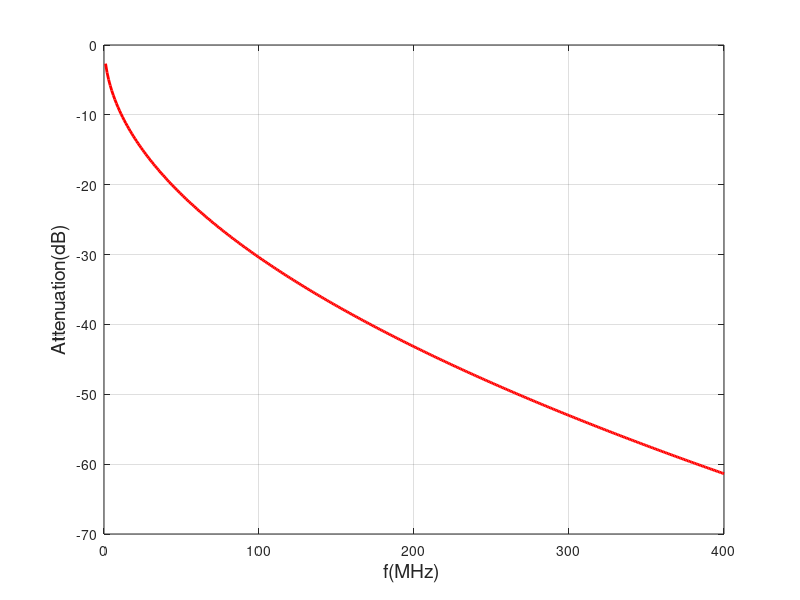

This figure's MATLAB source: (Note: this script raises an error after producing the figure.)
clear;clc
%% Channel Model
Fs=800e6;  
Num=4096;
f=[1:1:400]*1e6;
l=0.15; %% unit is km
%l=0.150;
R0c=176.6*l;
Ac=0.0500079494;
L0=1090.8e-6*l;
L_inf=504.5e-6*l;
B=0.705;
Fm=32570;
C_inf=48.55e-9*l;
G0=1.47653e-9*l;
Ge=0.91;
R_f=1./(1./(R0c^4+Ac*f.^2).^0.25);
L_f=(L0+L_inf*(f/Fm).^B)./(1+(f/Fm).^B);
C_f=C_inf;
G_f=G0*f.^Ge;
Gama=((R_f+i*2*pi*f.*L_f).*(G_f+i*2*pi*f.*C_f)).^0.5;
Z0=((R_f+i*2*pi*f.*L_f)./(G_f+i*2*pi*f.*C_f)).^0.5;
Zl=Z0;                                              %% perfect load impedance matching
Z1=(Zl+Z0.*tanh(Gama*l))./(1+Zl./Z0.*tanh(Gama*l));  %% input impedance of channel with Zl load
Zs=Z1;                                              %% perfect source impedance matching
H_f=(Z1+Zs)./Z1.*Z0.*sech(Gama*l)./((Zs.*(Z0./Zl+tanh(Gama*l)))+(Z0.*(1+Z0./Zl.*tanh(Gama*l))));   %% transfer function of channel
H_f_amp=20*log10(abs(H_f));
%figure(1);
[b,a] = invfreqz(abs(H_f),2*pi*f./Fs,20,20);    %% transfer H_f to H_Z
%[b,a] = invfreqz(H_f,2*pi*f./Fs,30,30,[],300000);
[h,w] = freqz(b,a,Num,Fs);
%[h2,t] = impz(b,a);
% p_sq=sum(h2.^2)
% p_sq2=sum(b.^2)/sum(a.^2)
 figure(1);
 plot(f/1e6,H_f_amp,'r-','LineWidth',2);
 hold on; 
 %plot(w/1e6,20*log10(abs(h)),'k*','LineWidth',2);
 grid on;
 xlabel('f(MHz) ','fontsize',14);
 ylabel('Attenuation(dB)','fontsize',14);
% figure(2);
% plot(t,h2,'rd','LineWidth',2);
% break;
%% Bandwidth partition
b0=15;
bs=1;
Band_total=400;  %% MHz
Fs2=Band_total*2;      %% MHz, for FREQZ transform 
PARr=10^(15.2/10);  %% Receiver peak to average ratio
Epsilon_x=10^(-60/10);     %% transimited signal energy
Sigma_r=10^(-130/10);  %% total receiver noise
Gap=10^(7.2/10);  %% SNR Gap

ai=0.0;  %$ excess bandwidth 
gi=0.2;    %% guard band

Nc=32;           %% Number of DMT sub carrier
Nband=2;         %% Number of partitioned channel 

fs_init=[50;50;50];
p_sq2=sum(b.^2)/sum(a.^2)
%p_sq=sum(h2.^2)
[H_freq,f2]= freqz(b,a,Num,Fs2*1e6);


%% Caculation for fs_init

sub_band=2*Num*fs_init/Fs2/Nc;                                                 %% bandwidth of sub carrier in DMT
%offset_2=[ones(1,Nc)*Num/Fs2*fs_init(1)*gi; ones(1,Nc)*(2*Num/Fs2*fs_init(1)*(1+gi)+Num/Fs2*fs_init(2)*gi)];   %% half guard band before the channel and other half guard after the channel. don't consider the excess bandwidth  

offset_3=[ones(1,Nc)*Num/Fs2*fs_init(1)*0.5*gi;  ones(1,Nc)*(2*Num/Fs2*fs_init(1)*(1+gi)+Num/Fs2*fs_init(2)*0.5*gi);  ones(1,Nc)*(2*Num/Fs2*(fs_init(1)+fs_init(2))*(1+gi)+Num/Fs2*fs_init(3)*(0.5*gi))]; %% three bands  
index=round(sub_band*([1:1:Nc]-1)+1+offset_3); 
Pm=H_freq(index) ;                                                        %%  sub channel gain in DMT
p_sq=(sum(abs(Pm').^2))'/Nc;

SNR_MFB=p_sq*Epsilon_x./(Sigma_r+PARr*p_sq*Epsilon_x*2^(-2*b0).*fs_init.^(2*bs));
Gama_DMT=p_sq./((prod(abs(Pm').^2))'.^(1/Nc)) %%  For matrices, prod(X) is a matrix the same size as X containing the cumulative products over each column. 
% ((prod(abs(Pm').^2))'.^(1/Nc))
C_DMT=log2(SNR_MFB./(Gama_DMT*Gap))     
Used_band=sum(fs_init*(1+ai)*(1+gi));
Bitrate=sum(fs_init.*C_DMT)/1e3  %Gbps


%% Optimization 
%Bitrate=sum(fs_init.*(log2((p_sq*Epsilon_x./(Sigma_r+PARr*p_sq*Epsilon_x*2^(-2*b0).*fs_init.^(2*bs)))./((p_sq./((prod(abs((H_freq(round(sub_band*([1:1:Nc]-1)+1+[ones(1,Nc)*Num/Fs2*fs_init(1)*gi; ones(1,Nc)*(2*Num/Fs2*fs_init(1)*(1+gi)+Num/Fs2*fs_init(2)*gi)])))').^2))'.^(1/Nc)))*Gap))))/1e3

 Fun=@(fs_init)1e6/(sum(fs_init.*(log2((p_sq*Epsilon_x./(Sigma_r+PARr*p_sq*Epsilon_x*2^(-2*b0).*fs_init.^(2*bs)))./((p_sq./((prod(abs((H_freq(round(sub_band*([1:1:Nc]-1)+1+offset_3)))').^2))'.^(1/Nc)))*Gap)))))
% 
 A=[(1+ai)*(1+gi) (1+ai)*(1+gi) (1+ai)*(1+gi)];
 Aeq=[];
 Beq=[];
 LB=[1;1]; %% FS_min> 1M
 UB=[];
  %options = optimset('Algorithm','active-set'); 
options = optimset('Algorithm','sqp');
[X Bitrate]= FMINCON(Fun,[50;50;50],A,Band_total,Aeq,Beq,LB,UB,[],options);
X
1e3./Bitrate

% =======================The following generate the bits distribution vs frequency=====================
offset_opm=[ones(1,Nc)*Num/Fs2*X(1)*0.5*gi;  ones(1,Nc)*(2*Num/Fs2*X(1)*(1+gi)+Num/Fs2*X(2)*0.5*gi);  ones(1,Nc)*(2*Num/Fs2*(X(1)+X(2))*(1+gi)+Num/Fs2*X(3)*(0.5*gi))];
sub_band=2*Num*X/Fs2/Nc; 
index_opm=round(sub_band*([1:1:Nc]-1)+1+offset_opm); 
Pm=abs(H_freq(index_opm)).^2;
sub_band=2*X/Fs2/Nc;    
%when N changes, should modefy dimension matrix of X_matrix
X_matrix(1,1:32)=X(1);
X_matrix(2,1:32)=X(2);
X_matrix(3,1:32)=X(3);
SNR_wADC=Epsilon_x*Pm./(Sigma_r+PARr*Pm*Epsilon_x*2^(-2*b0).*X_matrix.^(2*bs));
%SNR_wADC=Epsilon_x./(Sigma_r./Pm+PARr*Epsilon_x*2^(-2*b0)*X_matrix.^(2*bs));
SNR_woADC=Epsilon_x*Pm./(Sigma_r);
Bits_wADC=log2(SNR_wADC/Gap);     %bits/Hz/s
Bits_woADC=log2(SNR_woADC/Gap);     %bits/Hz/s
figure(2)
plot([400/4096*index_opm(1,1)+0.01,400/4096*index_opm(1,:),400/4096*index_opm(1,32)+0.01,400/4096*index_opm(2,1)-0.001,400/4096*index_opm(2,:),400/4096*index_opm(2,32)+0.01,400/4096*index_opm(3,1)-0.001,400/4096*index_opm(3,:),400/4096*index_opm(3,32)+0.01],[0,Bits_woADC(1,:),0,0,Bits_woADC(2,:),0,0,Bits_woADC(3,:),0],'--b','LineWidth',3);
hold on;
plot([400/4096*index_opm(1,1)+0.01,400/4096*index_opm(1,:),400/4096*index_opm(1,32)+0.01,400/4096*index_opm(2,1)-0.001,400/4096*index_opm(2,:),400/4096*index_opm(2,32)+0.01,400/4096*index_opm(3,1)-0.001,400/4096*index_opm(3,:),400/4096*index_opm(3,32)+0.01],[0,Bits_wADC(1,:),0,0,Bits_wADC(2,:),0,0,Bits_wADC(3,:),0],'k','LineWidth',3);
title('3 Bands','fontsize',14)
xlabel('Frequency(MHz)','fontsize',14);
ylabel('Bits','fontsize',14);
legend('Without ADC noise','With ADC noise');
set(gca,'fontsize',14)
hold on


%============================contour optimization======================
ff_1=(1:3:380)/1.2;
ff_2=(1:3:380)/1.2;
for i=1:length(ff_1)
for j=1:length(ff_2)
if((ff_2(i)*1.2+ff_1(j)*1.2)>400)
    Bitrate_contour(i,j)=0;
else
offset=[ones(1,Nc)*Num/Fs2*ff_1(j)*gi; ones(1,Nc)*(2*Num/Fs2*ff_1(j)*(1+gi)+Num/Fs2*ff_2(i)*gi)];
sub_band=2*Num*[ff_1(j);ff_2(i)]/Fs2/Nc;
index=round(sub_band*([1:1:Nc]-1)+1+offset); 
Pm=H_freq(index) ;                                                        %%  sub channel gain in DMT
p_sq=(sum(abs(Pm').^2))'/Nc;
Bitrate_contour(j,i)=sum([ff_1(j);ff_2(i)].*(log2((p_sq*Epsilon_x./(Sigma_r+PARr*p_sq*Epsilon_x*2^(-2*b0).*[ff_1(j);ff_2(i)].^(2*bs)))./((p_sq./((prod(abs((H_freq(round(sub_band*([1:1:Nc]-1)+1+offset)))').^2))'.^(1/Nc)))*Gap))));
end
end
end
% figure(3)
% [c,h]=contour(ff_2,ff_1,Bitrate_contour,15);
% clabel(c,h,'manual');
% xlabel('Band2(MHz)','fontsize',14);
% ylabel('Band1(MHz)','fontsize',14);

